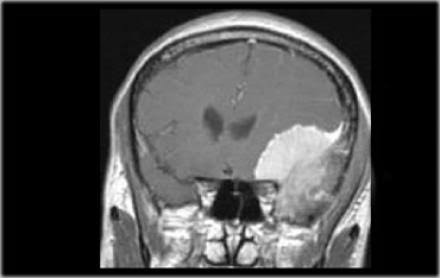
#> input picture Te-meTr_0000.jpg, 440 x 278 px
$ python otsu.py
#> lines starting #> are read from the running program, lines starting #| are printed output that depends on the picture; after the words box and inside, x2 and y2 are one past the last pixel; in counts of white or black regions, pixels touching at a corner belong together
# -*- coding: utf-8 -*-

"""
Created on Thu Apr 18, 2024

@author: https://github.com/sf0831
"""


import numpy as np
import matplotlib.pyplot as plt
from PIL import Image


# OTSU FUNCTION
def binarize_image_otsu(file_path):
#> called with file_path = 'Te-meTr_0000.jpg'
    input_image = Image.open(file_path).convert("L")


    input_array  = np.array(input_image)

    histogram_count, bins_count = np.histogram(input_image, bins=256, range=(0, 255))
#> histogram_count = 256 values, max 35338 at index 0, min 33 at index 9, mean 477.8; bins_count = 257 values from 0 to 255

    pdf= histogram_count / np.sum(histogram_count)
#> pdf = 256 values, max 0.289 at index 0, min 0.00027 at index 9, mean 0.00391
    cdf = np.cumsum(pdf)
#> cdf = 256 values from 0.289 to 1

    otsu_threshold = 0
    max_variance = 0

    intensities = np.arange(256)


    for t in range(1, 256):
        p0 = cdf[t]  # cumulative density function of class 0
        p1 = 1 - p0  # cumulative density function of class 1


        # skipping division by zero
        if p0 == 0 or p1 == 0:
            continue

        # class means
        m0 = np.sum(intensities[:t] * pdf[:t]) / p0  # mean of class 0 (background)
        m1 = np.sum(intensities[t:] * pdf[t:]) / p1  # mean of class 1 (foreground)


        # between-class variance
        between_class_variance = p0 * p1 * (m0 - m1)**2

        # updating the optimal threshold
        if between_class_variance > max_variance:
            max_variance = between_class_variance
            otsu_threshold = t


        if between_class_variance > max_variance:
            max_variance = between_class_variance
            otsu_threshold = t
#> this loop made 255 passes
#> (p0, p1, m0, m1, between_class_variance, max_variance) on passes 1 to 12: (0.343, 0.657, 0, 109.4, 2697.7, 2697.7), (0.352, 0.648, 0.154, 110.8, 2792.6, 2792.6), (0.357, 0.643, 0.201, 111.7, 2852.3, 2852.3), (0.363, 0.637, 0.241, 112.6, 2916.2, 2916.2), (0.368, 0.632, 0.296, 113.4, 2975.3, 2975.3), (0.373, 0.627, 0.359, 114.4, 3043.1, 3043.1), (0.374, 0.626, 0.449, 114.5, 3044.2, 3044.2), (0.375, 0.625, 0.46, 114.8, 3063.8, 3063.8), (0.376, 0.624, 0.493, 114.8, 3064.5, 3064.5), (0.376, 0.624, 0.499, 114.8, 3067.5, 3067.5), (0.376, 0.624, 0.505, 114.9, 3073.2, 3073.2), (0.377, 0.623, 0.518, 115.1, 3083, 3083)
#> (p0, p1, m0, m1, between_class_variance) on passes 27, 50, 54, 55, 56, 57: (0.464, 0.536, 4.02, 130.6, 3985.5), (0.489, 0.511, 5.77, 135, 4172.9), (0.502, 0.498, 6.99, 137.2, 4237.2), (0.503, 0.497, 7.09, 137.4, 4245.7), (0.504, 0.496, 7.21, 137.6, 4250.3), (0.505, 0.495, 7.32, 137.8, 4253.9)
#> after the loop, max_variance = 4350.1; otsu_threshold = 91


    # binarize the input image using the computed Otsu's threshold

    binary_array = input_array > otsu_threshold
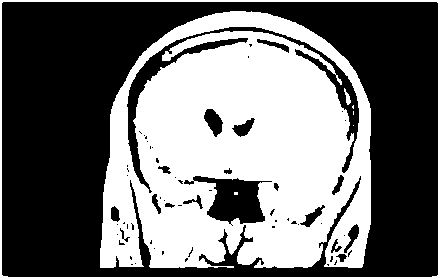
#> binary_array: shape (278, 440) bool; 44% white; 7 white regions (4 under 20 px), largest, box (x1, y1, x2, y2) and area: (100, 11, 371, 268) 51310, (0, 0, 440, 278) 2436, (344, 88, 351, 105) 55
    binary_image = Image.fromarray(binary_array.astype(np.uint8) * 255)

    return binary_image


# TESTER CODE


# FIRST IMAGE - MENINGIOMA BRAIN TUMOR
file_path_meningioma = r"Te-meTr_0000.jpg"
binary_result_meningioma = binarize_image_otsu(file_path_meningioma)
plt.figure(figsize=(12, 6))

# input image
''' input images source : Kaggel
(https://www.kaggle.com/datasets/masoudnickparvar/brain-tumor-mri-dataset)
'''


plt.subplot(1, 2, 1)
meningioma = Image.open(file_path_meningioma).convert("L")
plt.imshow(meningioma, cmap='gray')
plt.title("MENINGIOMA Image")
plt.axis('off')

# binarized Image (Otsu's Threshold)
plt.subplot(1, 2, 2)
plt.imshow(binary_result_meningioma, cmap='binary')
plt.title("Binarized Image (Otsu's Threshold)")
plt.axis('off')

plt.tight_layout()
plt.show()
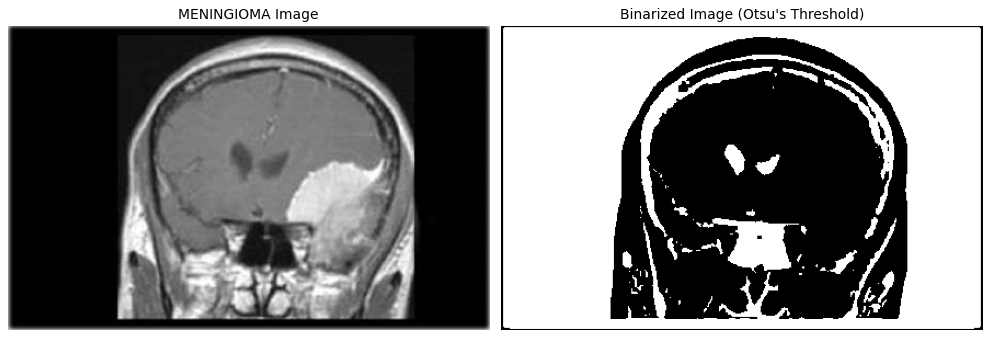
#> figure drawn by matplotlib, 2 panels


# SECOND IMAGE - GLIOMA BRAIN TUMOR
file_path_glioma = r"Te-glTr_0005.jpg"
binary_result_glioma = binarize_image_otsu(file_path_glioma)
#> call 2 of binarize_image_otsu, with file_path = 'Te-glTr_0005.jpg'
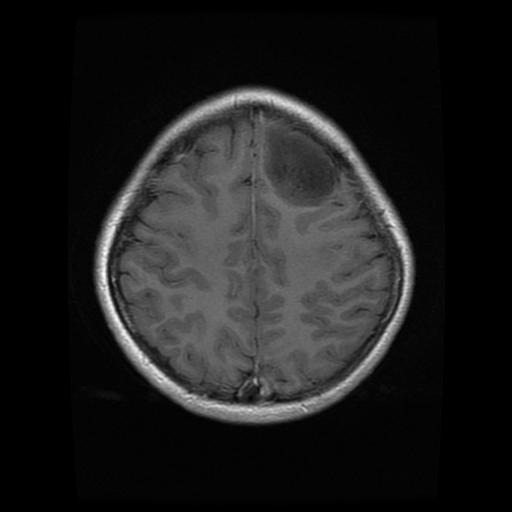
#> input picture Te-glTr_0005.jpg, 512 x 512 px
#> in binarize_image_otsu (call 2), `histogram_count, bins_count = np.histogram(input_image, bins=256, rang..`: histogram_count = 256 values, max 77900 at index 0, min 0 at index 249, mean 1024
#> in binarize_image_otsu (call 2), `pdf= histogram_count / np.sum(histogram_count)`: pdf = 256 values, max 0.297 at index 0, min 0 at index 249, mean 0.00391
#> in binarize_image_otsu (call 2), `cdf = np.cumsum(pdf)`: cdf = 256 values from 0.297 to 1
#> the loop in binarize_image_otsu (call 2), `for t in range(1, 256):` made 255 passes
#> (p0, p1, m0, m1, between_class_variance, max_variance) on passes 1 to 12: (0.305, 0.695, 0, 42.6, 384.7, 384.7), (0.316, 0.684, 0.0249, 43.26, 404, 404), (0.344, 0.656, 0.0859, 45.11, 457.8, 457.8), (0.546, 0.454, 0.211, 64.95, 1039, 1039), (0.61, 0.39, 1.51, 73.51, 1233.4, 1233.4), (0.647, 0.353, 1.92, 80.45, 1408, 1408), (0.667, 0.333, 2.2, 84.46, 1503.3, 1503.3), (0.675, 0.325, 2.37, 86.22, 1541.7, 1541.7), (0.679, 0.321, 2.46, 86.99, 1557.9, 1557.9), (0.681, 0.319, 2.5, 87.44, 1567.6, 1567.6), (0.682, 0.318, 2.52, 87.7, 1573.3, 1573.3), (0.683, 0.317, 2.54, 87.92, 1578.2, 1578.2)
#> (p0, p1, m0, m1, between_class_variance) on pass 43: (0.707, 0.293, 3.43, 92.69, 1651.4)
#> in binarize_image_otsu (call 2), `binary_array = input_array > otsu_threshold`:
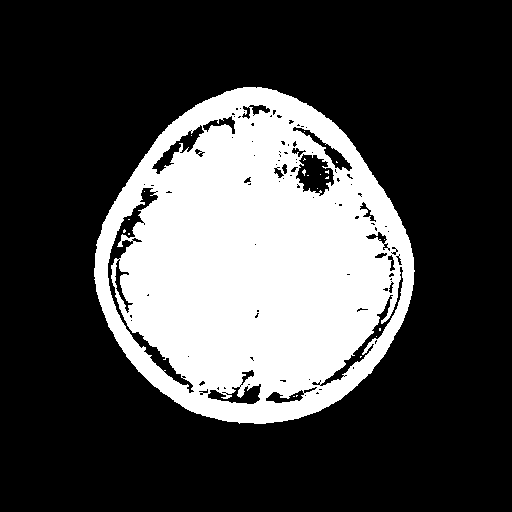
#> binary_array: shape (512, 512) bool; 27.8% white; 21 white regions (20 under 20 px), largest, box (x1, y1, x2, y2) and area: (94, 87, 415, 424) 72923
plt.figure(figsize=(12, 6))


plt.subplot(1, 2, 1)
glioma = Image.open(file_path_glioma).convert("L")
plt.imshow(glioma, cmap='gray')
plt.title("GLIOMA Image")
plt.axis('off')

# binarized Image (Otsu's Threshold)
plt.subplot(1, 2, 2)
plt.imshow(binary_result_glioma, cmap='binary')
plt.title("Binarized Image (Otsu's Threshold)")
plt.axis('off')

plt.tight_layout()
plt.show()
